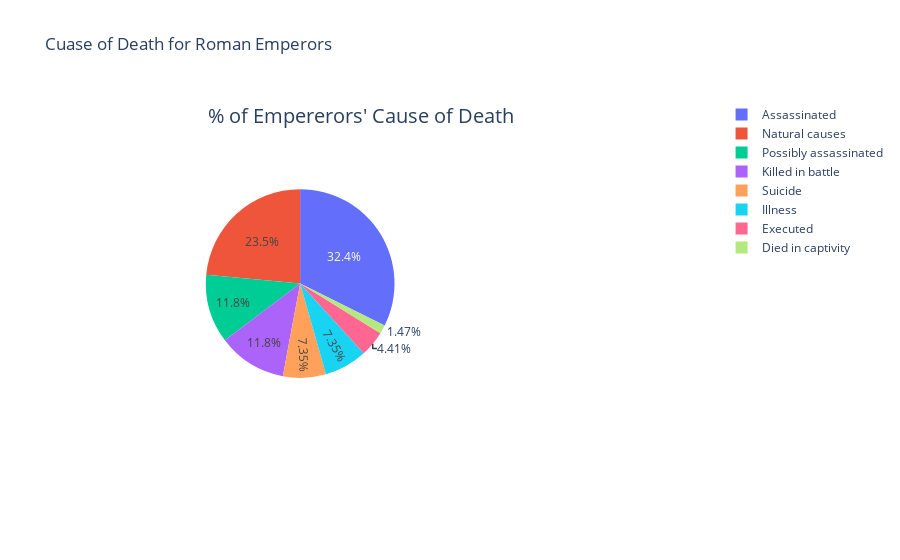

Notebook cell for this chart:
### Code cell
#code referenced from BDAT 1004 lecture.

# data preparation
pie1_list = rome['Emperor'].value_counts()     #count of total number of emperors in the data set
labels = rome.Cause_of_Death                   #define labels for cause of death

# figure
fig = {
  "data": [
    {
      "values": pie1_list,
      "labels": labels,
      "domain": {"x": [.2, .5]},
      "name": "% of Emperors dead due to this cause",
      "hoverinfo":"label+percent+name",
      "hole": 0,
      "type": "pie"
    },],
  "layout": {
        "title":"Cuase of Death for Roman Emperors",
        "annotations": [
            { "font": { "size": 20},
              "showarrow": False,
              "text": "% of Empererors' Cause of Death",
                "x": 0.20,
                "y": 1      
            },
        ]
    }
}
iplot(fig)

### Figure 1 — Plotly figure (JSON) as saved in the notebook; plotly's stock layout.template omitted (floating-point values rounded to 4 significant figures)
{"data": [{"domain": {"x": [0.2, 0.5]}, "hole": 0, "hoverinfo": "label+percent+name", "labels": ["Possibly assassinated", "Possibly assassinated", "Assassinated", "Possibly assassinated", "Suicide", "Assassinated", "Suicide", "Assassinated", "Natural causes", "Illness", "Assassinated", "Natural causes", "Natural causes", "Natural causes", "Natural causes", "Illness", "Illness", "Assassinated", "Assassinated", "Executed", "Natural causes", "Assassinated", "Assassinated", "Executed", "Assassinated", "Assassinated", "Assassinated", "Suicide", "Killed in battle", "Assassinated", "Assassinated", "Possibly assassinated", "Killed in battle", "Killed in battle", "Illness", "Assassinated", "Assassinated", "Died in captivity", "Assassinated", "Illness", "Possibly assassinated", "Assassinated", "Possibly assassinated", "Assassinated", "Assassinated", "Natural causes", "Possibly assassinated", "Killed in battle", "Natural causes", "Suicide", "Natural causes", "Natural causes", "Assassinated", "Natural causes", "Killed in battle", "Suicide", "Executed", "Killed in battle", "Natural causes", "Assassinated", "Natural causes", "Killed in battle", "Natural causes", "Natural causes", "Killed in battle", "Assassinated", "Possibly assassinated", "Natural causes"], "name": "% of Emperors dead due to this cause", "type": "pie", "values": [1, 1, 1, 1, 1, 1, 1, 1, 1, 1, 1, 1, 1, 1, 1, 1, 1, 1, 1, 1, 1, 1, 1, 1, 1, 1, 1, 1, 1, 1, 1, 1, 1, 1, 1, 1, 1, 1, 1, 1, 1, 1, 1, 1, 1, 1, 1, 1, 1, 1, 1, 1, 1, 1, 1, 1, 1, 1, 1, 1, 1, 1, 1, 1, 1, 1, 1, 1]}], "layout": {"annotations": [{"font": {"size": 20}, "showarrow": false, "text": "% of Empererors' Cause of Death", "x": 0.2, "y": 1}], "title": {"text": "Cuase of Death for Roman Emperors"}}}
